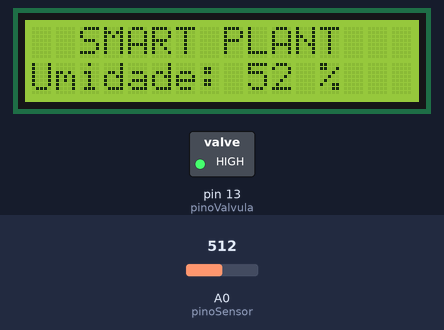
This sketch was run on a simulated Arduino Uno, built with avr-gcc and run on an emulated ATmega328P. Shown: 16×2 character LCD, switched loads named in the sketch (green lamp = pin HIGH). The inputs (shaded band) are chosen by the test bench; at power-on: A0 (pinoSensor) = 512.

Above: at 1.2 s.
1.3 s: A0 (pinoSensor) set to 620
At 2.8 s:
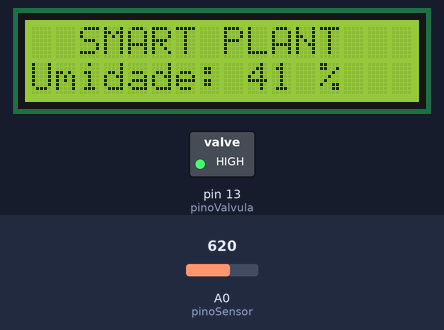
6.1 s: A0 (pinoSensor) set to 648
At 8.1 s:
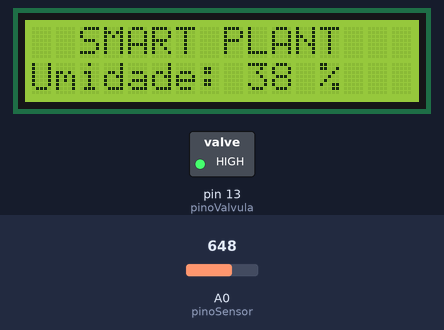
9.1 s: A0 (pinoSensor) set to 511
At 13.8 s:
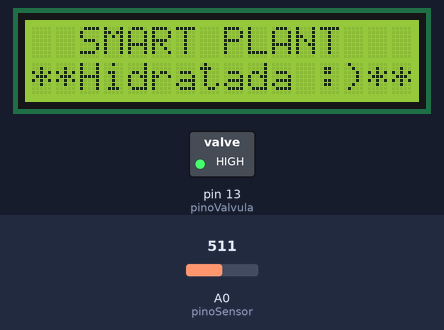
Timing chart, 0 to 15.3 s (numbered marks = the images above; inputs shaded):
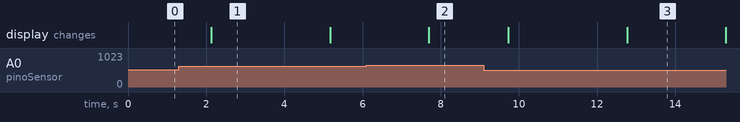

The sketch:

SmartPlant.ino
```cpp
/*
 * PROJETO SMART PLANT
 * Autor: Rodrigo Martins da Silva
 * Data: 17/03/2022
 * Versão: 2.0
 */

// Bibliotecas:
#include <LiquidCrystal_I2C.h>
//#include <Wire.h>

// Variáveis do programa
const int pinoSensor = A0;
const int pinoValvula = 13;
const int limiarSeco = 40; // Estipula até que porcentagem deve-se molhar a planta.
const int tempoRega = 10; // Tempo de rega em segundos.
int umidadeSolo = 0;

// Definições
#define endereco  0x27
#define colunas   16
#define linhas    2

LiquidCrystal_I2C lcd(endereco, colunas, linhas);

void setup() {
  lcd.backlight(); // Liga a iluminação do display.
  pinMode(pinoValvula, OUTPUT);
  digitalWrite(pinoValvula, HIGH);
  lcd.begin(16, 2);
  lcd.print("  SMART PLANT"); // Exibe a mensagem no Display LCD.
  Serial.begin(9600);
}

void loop() {
  for(int i = 0; i < 5; i++) {
    lcd.setCursor(0, 1);
    lcd.print("Umidade: "); // Exibe a mensagem no Display LCD.
    umidadeSolo = analogRead(pinoSensor); // Faz a leitura do sensor de umidade do solo.
    umidadeSolo = map(umidadeSolo, 1023, 45, 0, 100); // Converte a variação do sensor de 0 a 1023 para 0 a 100.
    lcd.print(umidadeSolo); // Exibe a mensagem no Display LCD.
    lcd.print(" %    ");
    delay(1000); // Espera um segundo.
  }

  if(umidadeSolo < limiarSeco) {
    lcd.setCursor(0, 1);
    lcd.print("  **Regando** "); // Exibe a mensagem no Display LCD.
    digitalWrite(pinoValvula, HIGH); // Liga a válvula ou desliga algum relé.
    delay(tempoRega * 1000); // Espera o tempo estipulado.
    digitalWrite(pinoValvula, LOW);
  } else {
    lcd.setCursor(0, 1);
    lcd.print("**Hidratada :)**"); // Exibe a mensagem no Display LCD.
    delay(2500); // Espera o tempo estipulado.
  }
}
```

Measured:
- after the input at 1.3 s, the display: changes after 0.83 s (image 1)
- after the input at 6.1 s, the display: changes after 1.6 s (image 2)
- after the input at 9.1 s, the display: first changes after 0.62 s (image 3 shows a later state)
- what the display in image 1 shows lasts 3.1 s, from 2.1 s to 5.2 s
